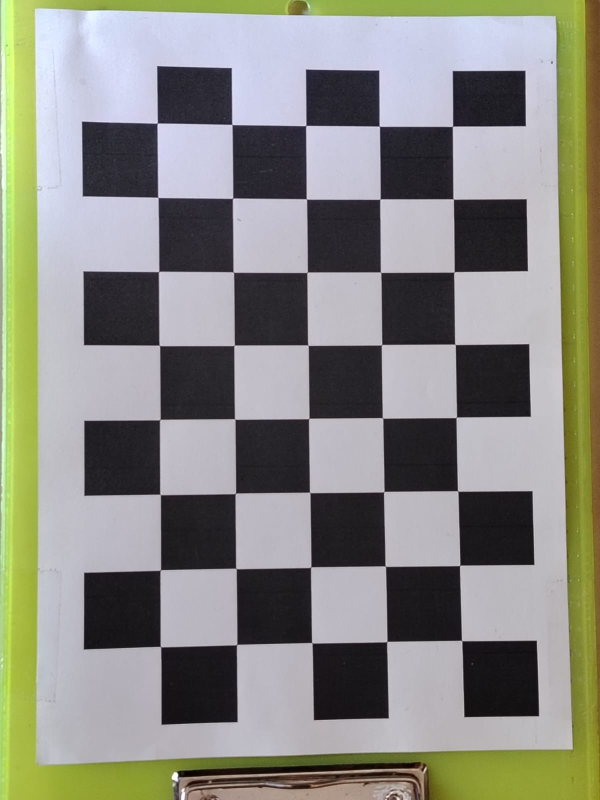
#> input picture data/calibration/chessboard_test.jpg, 1200 x 1600 px, found by its file name (shown at 1/2 size)
$ python homography_test.py
#> lines starting #> are read from the running program, lines starting #| are printed output that depends on the picture; after the words box and inside, x2 and y2 are one past the last pixel; in counts of white or black regions, pixels touching at a corner belong together
import cv2
import numpy as np

SQUARE_SIZE = 30
CORNERS = (8, 5)

img = cv2.imread(
    '/home/chaitanya-n-bhat/perception_map/'
    'data/calibration/chessboard_test.jpg'
)
#> img is the input picture: shape (1600, 1200, 3); mean B, G, R 129.7, 138, 137.7

if img is None:
    print("Image not found.")
    exit()

h, w = img.shape[:2]
#> h = 1600; w = 1200
scale = 800 / max(h, w)
#> scale = 0.5
img_display = cv2.resize(img, (int(w*scale), int(h*scale)))
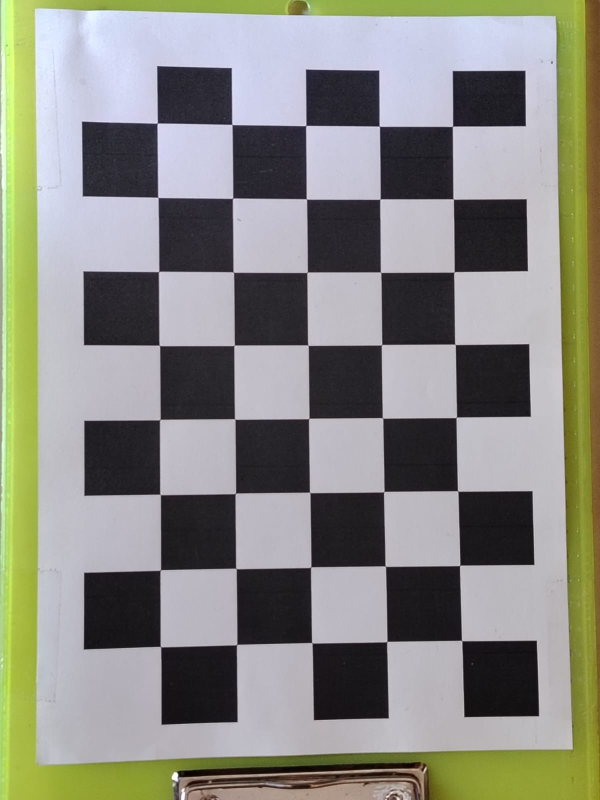
#> img_display: shape (800, 600, 3); mean B, G, R 129.8, 138.2, 137.8
img_gray = cv2.cvtColor(img_display, cv2.COLOR_BGR2GRAY)
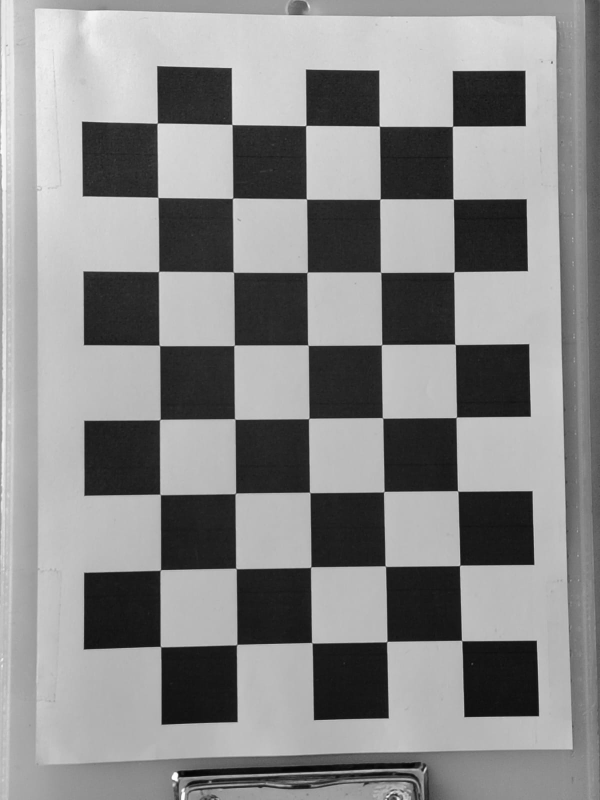
#> img_gray: shape (800, 600); min 4, max 255, mean 137.1

found, corners = cv2.findChessboardCorners(
    img_gray, CORNERS,
    cv2.CALIB_CB_ADAPTIVE_THRESH +
    cv2.CALIB_CB_NORMALIZE_IMAGE
)
#> found = True; corners = 40 rows, first 8: [452.8, 126.3], [453.2, 198.9], [454, 271.8], [455.1, 344.2], [456.3, 417.4], [457.9, 490.9], [459.9, 565], [461.9, 640.8]

if not found:
    print("Chessboard not detected.")
    cv2.imshow('image', img_display)
    cv2.waitKey(0)
    exit()

print(f"Chessboard detected. {len(corners)} corners found.")
#| Chessboard detected. 40 corners found.

corners_refined = cv2.cornerSubPix(
    img_gray, corners, (11,11), (-1,-1),
    (cv2.TERM_CRITERIA_EPS +
     cv2.TERM_CRITERIA_MAX_ITER, 30, 0.001)
)
#> corners_refined = 40 rows, first 8: [452.5, 126.3], [453.2, 199], [453.9, 271.9], [455, 344.3], [456.3, 417.3], [457.7, 491], [459.7, 565.4], [461.6, 640.5]

real_points = []
for row in range(CORNERS[1]):
    for col in range(CORNERS[0]):
        real_points.append([col * SQUARE_SIZE,
                            row * SQUARE_SIZE])
real_points = np.array(real_points, dtype=np.float32)
pixel_points = corners_refined.reshape(-1, 2)
#> pixel_points = 40 pairs, first value 157.2 to 461.6, second value 123.2 to 646.6

H, mask = cv2.findHomography(pixel_points, real_points)
#> H = [[-0.00364, 0.409, -50.26], [-0.406, 0.00703, 182.7], [-5.41e-05, 3.75e-05, 1]]; mask = 40 values from 1 to 1

print("\nHomography matrix H:")
print(np.round(H, 4))
#| [[-3.600000e-03  4.090000e-01 -5.025960e+01]
#|  [-4.065000e-01  7.000000e-03  1.826662e+02]
#|  [-1.000000e-04  0.000000e+00  1.000000e+00]]

# draw corners
img_interactive = img_display.copy()
cv2.drawChessboardCorners(
    img_interactive, CORNERS, corners_refined, found
)
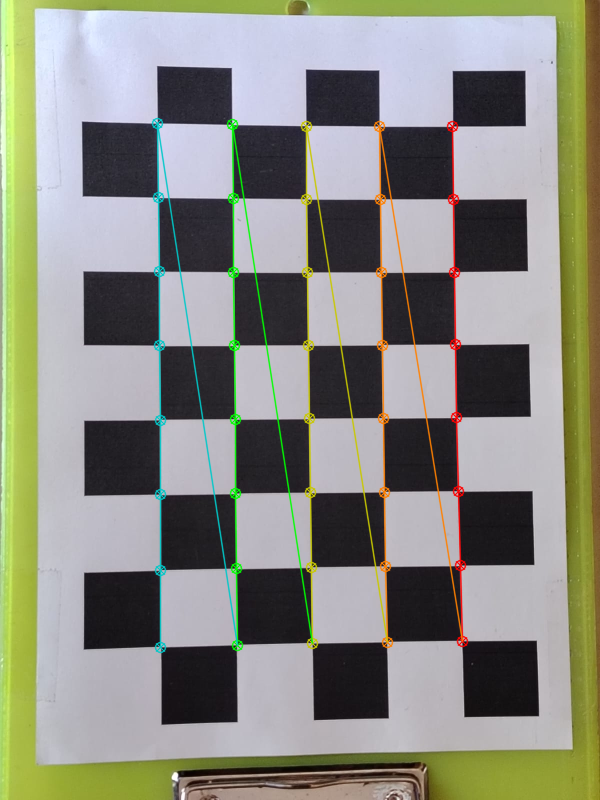
#> img_interactive: shape (800, 600, 3); 3.59% of pixels changed, all inside (x1, y1, x2, y2) = (151, 117, 469, 654)

# save H
np.save(
    '/home/chaitanya-n-bhat/perception_map/'
    'data/calibration/homography_H.npy', H
)
print("H matrix saved.")

# interactive — click to get mm coords
print("\nINTERACTIVE MODE")
print("Click anywhere on the image.")
print("Press Q to quit.")

H_matrix = H
#> H_matrix has the same summary as H

def click_to_mm(event, x, y, flags, param):
    if event == cv2.EVENT_LBUTTONDOWN:
        pixel_h = np.array([[x, y, 1.0]]).T
        result = H_matrix @ pixel_h
        result = result / result[2]
        mm_x = result[0][0]
        mm_y = result[1][0]
        print(f"Pixel ({x}, {y}) → "
              f"({mm_x:.1f}mm, {mm_y:.1f}mm)")
        cv2.circle(param, (x,y), 5, (0,0,255), -1)
        cv2.putText(
            param,
            f"({mm_x:.0f},{mm_y:.0f})mm",
            (x+8, y-8),
            cv2.FONT_HERSHEY_SIMPLEX,
            0.5, (0,0,255), 1
        )
        cv2.imshow('click to measure', param)

cv2.imshow('click to measure', img_interactive)
cv2.setMouseCallback(
    'click to measure', click_to_mm, img_interactive
)

while True:
    key = cv2.waitKey(20) & 0xFF
#> (key q is pressed here)
    if key == ord('q') or key == ord('Q'):
        break

cv2.destroyAllWindows()
print("Done.")
